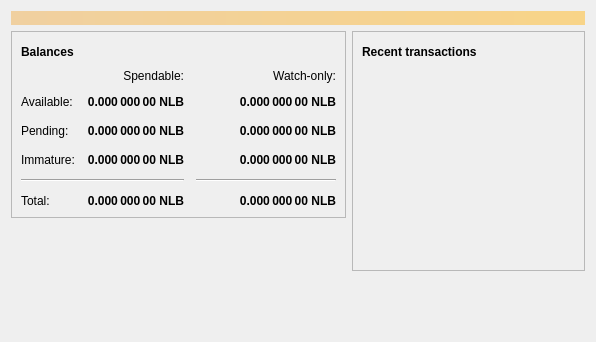
<?xml version="1.0" encoding="UTF-8"?>
<ui version="4.0">
 <class>OverviewPage</class>
 <widget class="QWidget" name="OverviewPage">
  <property name="geometry">
   <rect>
    <x>0</x>
    <y>0</y>
    <width>596</width>
    <height>342</height>
   </rect>
  </property>
  <property name="windowTitle">
   <string>Form</string>
  </property>
  <layout class="QVBoxLayout" name="topLayout">
   <item>
    <widget class="QLabel" name="labelAlerts">
     <property name="visible">
      <bool>false</bool>
     </property>
     <property name="styleSheet">
      <string notr="true">background-color: qlineargradient(x1: 0, y1: 0, x2: 1, y2: 0, stop:0 #F0D0A0, stop:1 #F8D488); color:#000000;</string>
     </property>
     <property name="wordWrap">
      <bool>true</bool>
     </property>
     <property name="margin">
      <number>3</number>
     </property>
    </widget>
   </item>
   <item>
    <layout class="QHBoxLayout" name="horizontalLayout" stretch="1,1">
     <item>
      <layout class="QVBoxLayout" name="verticalLayout_2">
       <item>
        <widget class="QFrame" name="frame">
         <property name="frameShape">
          <enum>QFrame::StyledPanel</enum>
         </property>
         <property name="frameShadow">
          <enum>QFrame::Raised</enum>
         </property>
         <layout class="QVBoxLayout" name="verticalLayout_4">
          <item>
           <layout class="QHBoxLayout" name="horizontalLayout_4">
            <item>
             <widget class="QLabel" name="label_5">
              <property name="font">
               <font>
                <weight>75</weight>
                <bold>true</bold>
               </font>
              </property>
              <property name="text">
               <string>Balances</string>
              </property>
             </widget>
            </item>
            <item>
             <widget class="QPushButton" name="labelWalletStatus">
              <property name="enabled">
               <bool>false</bool>
              </property>
              <property name="maximumSize">
               <size>
                <width>30</width>
                <height>16777215</height>
               </size>
              </property>
              <property name="toolTip">
               <string>The displayed information may be out of date. Your wallet automatically synchronizes with the Nilabit network after a connection is established, but this process has not completed yet.</string>
              </property>
              <property name="text">
               <string/>
              </property>
              <property name="icon">
               <iconset resource="../bitcoin.qrc">
                <normaloff>:/icons/warning</normaloff>
                <disabledoff>:/icons/warning</disabledoff>:/icons/warning</iconset>
              </property>
              <property name="iconSize">
               <size>
                <width>24</width>
                <height>24</height>
               </size>
              </property>
              <property name="flat">
               <bool>true</bool>
              </property>
             </widget>
            </item>
            <item>
             <spacer name="horizontalSpacer_3">
              <property name="orientation">
               <enum>Qt::Horizontal</enum>
              </property>
              <property name="sizeHint" stdset="0">
               <size>
                <width>40</width>
                <height>20</height>
               </size>
              </property>
             </spacer>
            </item>
           </layout>
          </item>
          <item>
           <layout class="QGridLayout" name="gridLayout">
            <property name="spacing">
             <number>12</number>
            </property>
            <item row="2" column="2">
             <widget class="QLabel" name="labelWatchPending">
              <property name="font">
               <font>
                <weight>75</weight>
                <bold>true</bold>
               </font>
              </property>
              <property name="cursor">
               <cursorShape>IBeamCursor</cursorShape>
              </property>
              <property name="toolTip">
               <string>Unconfirmed transactions to watch-only addresses</string>
              </property>
              <property name="text">
               <string notr="true">0.000 000 00 NLB</string>
              </property>
              <property name="alignment">
               <set>Qt::AlignRight|Qt::AlignTrailing|Qt::AlignVCenter</set>
              </property>
              <property name="textInteractionFlags">
               <set>Qt::LinksAccessibleByMouse|Qt::TextSelectableByKeyboard|Qt::TextSelectableByMouse</set>
              </property>
             </widget>
            </item>
            <item row="2" column="1">
             <widget class="QLabel" name="labelUnconfirmed">
              <property name="font">
               <font>
                <weight>75</weight>
                <bold>true</bold>
               </font>
              </property>
              <property name="cursor">
               <cursorShape>IBeamCursor</cursorShape>
              </property>
              <property name="toolTip">
               <string>Total of transactions that have yet to be confirmed, and do not yet count toward the spendable balance</string>
              </property>
              <property name="text">
               <string notr="true">0.000 000 00 NLB</string>
              </property>
              <property name="alignment">
               <set>Qt::AlignRight|Qt::AlignTrailing|Qt::AlignVCenter</set>
              </property>
              <property name="textInteractionFlags">
               <set>Qt::LinksAccessibleByMouse|Qt::TextSelectableByKeyboard|Qt::TextSelectableByMouse</set>
              </property>
             </widget>
            </item>
            <item row="3" column="2">
             <widget class="QLabel" name="labelWatchImmature">
              <property name="font">
               <font>
                <weight>75</weight>
                <bold>true</bold>
               </font>
              </property>
              <property name="cursor">
               <cursorShape>IBeamCursor</cursorShape>
              </property>
              <property name="toolTip">
               <string>Mined balance in watch-only addresses that has not yet matured</string>
              </property>
              <property name="text">
               <string notr="true">0.000 000 00 NLB</string>
              </property>
              <property name="alignment">
               <set>Qt::AlignRight|Qt::AlignTrailing|Qt::AlignVCenter</set>
              </property>
              <property name="textInteractionFlags">
               <set>Qt::LinksAccessibleByMouse|Qt::TextSelectableByKeyboard|Qt::TextSelectableByMouse</set>
              </property>
             </widget>
            </item>
            <item row="4" column="0" colspan="2">
             <widget class="Line" name="line">
              <property name="orientation">
               <enum>Qt::Horizontal</enum>
              </property>
             </widget>
            </item>
            <item row="4" column="2">
             <widget class="Line" name="lineWatchBalance">
              <property name="sizePolicy">
               <sizepolicy hsizetype="Preferred" vsizetype="Fixed">
                <horstretch>0</horstretch>
                <verstretch>0</verstretch>
               </sizepolicy>
              </property>
              <property name="minimumSize">
               <size>
                <width>140</width>
                <height>0</height>
               </size>
              </property>
              <property name="orientation">
               <enum>Qt::Horizontal</enum>
              </property>
             </widget>
            </item>
            <item row="5" column="0">
             <widget class="QLabel" name="labelTotalText">
              <property name="text">
               <string>Total:</string>
              </property>
             </widget>
            </item>
            <item row="3" column="1">
             <widget class="QLabel" name="labelImmature">
              <property name="font">
               <font>
                <weight>75</weight>
                <bold>true</bold>
               </font>
              </property>
              <property name="cursor">
               <cursorShape>IBeamCursor</cursorShape>
              </property>
              <property name="toolTip">
               <string>Mined balance that has not yet matured</string>
              </property>
              <property name="text">
               <string notr="true">0.000 000 00 NLB</string>
              </property>
              <property name="alignment">
               <set>Qt::AlignRight|Qt::AlignTrailing|Qt::AlignVCenter</set>
              </property>
              <property name="textInteractionFlags">
               <set>Qt::LinksAccessibleByMouse|Qt::TextSelectableByKeyboard|Qt::TextSelectableByMouse</set>
              </property>
             </widget>
            </item>
            <item row="2" column="3">
             <spacer name="horizontalSpacer_2">
              <property name="orientation">
               <enum>Qt::Horizontal</enum>
              </property>
              <property name="sizeHint" stdset="0">
               <size>
                <width>40</width>
                <height>20</height>
               </size>
              </property>
             </spacer>
            </item>
            <item row="3" column="0">
             <widget class="QLabel" name="labelImmatureText">
              <property name="text">
               <string>Immature:</string>
              </property>
             </widget>
            </item>
            <item row="5" column="1">
             <widget class="QLabel" name="labelTotal">
              <property name="font">
               <font>
                <weight>75</weight>
                <bold>true</bold>
               </font>
              </property>
              <property name="cursor">
               <cursorShape>IBeamCursor</cursorShape>
              </property>
              <property name="toolTip">
               <string>Your current total balance</string>
              </property>
              <property name="text">
               <string notr="true">0.000 000 00 NLB</string>
              </property>
              <property name="alignment">
               <set>Qt::AlignRight|Qt::AlignTrailing|Qt::AlignVCenter</set>
              </property>
              <property name="textInteractionFlags">
               <set>Qt::LinksAccessibleByMouse|Qt::TextSelectableByKeyboard|Qt::TextSelectableByMouse</set>
              </property>
             </widget>
            </item>
            <item row="5" column="2">
             <widget class="QLabel" name="labelWatchTotal">
              <property name="font">
               <font>
                <weight>75</weight>
                <bold>true</bold>
               </font>
              </property>
              <property name="cursor">
               <cursorShape>IBeamCursor</cursorShape>
              </property>
              <property name="toolTip">
               <string>Current total balance in watch-only addresses</string>
              </property>
              <property name="text">
               <string notr="true">0.000 000 00 NLB</string>
              </property>
              <property name="alignment">
               <set>Qt::AlignRight|Qt::AlignTrailing|Qt::AlignVCenter</set>
              </property>
              <property name="textInteractionFlags">
               <set>Qt::LinksAccessibleByMouse|Qt::TextSelectableByKeyboard|Qt::TextSelectableByMouse</set>
              </property>
             </widget>
            </item>
            <item row="0" column="2">
             <widget class="QLabel" name="labelWatchonly">
              <property name="text">
               <string>Watch-only:</string>
              </property>
              <property name="alignment">
               <set>Qt::AlignRight|Qt::AlignTrailing|Qt::AlignVCenter</set>
              </property>
             </widget>
            </item>
            <item row="1" column="0">
             <widget class="QLabel" name="labelBalanceText">
              <property name="text">
               <string>Available:</string>
              </property>
             </widget>
            </item>
            <item row="1" column="1">
             <widget class="QLabel" name="labelBalance">
              <property name="font">
               <font>
                <weight>75</weight>
                <bold>true</bold>
               </font>
              </property>
              <property name="cursor">
               <cursorShape>IBeamCursor</cursorShape>
              </property>
              <property name="toolTip">
               <string>Your current spendable balance</string>
              </property>
              <property name="text">
               <string notr="true">0.000 000 00 NLB</string>
              </property>
              <property name="alignment">
               <set>Qt::AlignRight|Qt::AlignTrailing|Qt::AlignVCenter</set>
              </property>
              <property name="textInteractionFlags">
               <set>Qt::LinksAccessibleByMouse|Qt::TextSelectableByKeyboard|Qt::TextSelectableByMouse</set>
              </property>
             </widget>
            </item>
            <item row="1" column="2">
             <widget class="QLabel" name="labelWatchAvailable">
              <property name="font">
               <font>
                <weight>75</weight>
                <bold>true</bold>
               </font>
              </property>
              <property name="cursor">
               <cursorShape>IBeamCursor</cursorShape>
              </property>
              <property name="toolTip">
               <string>Your current balance in watch-only addresses</string>
              </property>
              <property name="text">
               <string notr="true">0.000 000 00 NLB</string>
              </property>
              <property name="alignment">
               <set>Qt::AlignRight|Qt::AlignTrailing|Qt::AlignVCenter</set>
              </property>
              <property name="textInteractionFlags">
               <set>Qt::LinksAccessibleByMouse|Qt::TextSelectableByKeyboard|Qt::TextSelectableByMouse</set>
              </property>
             </widget>
            </item>
            <item row="2" column="0">
             <widget class="QLabel" name="labelPendingText">
              <property name="text">
               <string>Pending:</string>
              </property>
             </widget>
            </item>
            <item row="0" column="1">
             <widget class="QLabel" name="labelSpendable">
              <property name="text">
               <string>Spendable:</string>
              </property>
              <property name="alignment">
               <set>Qt::AlignRight|Qt::AlignTrailing|Qt::AlignVCenter</set>
              </property>
             </widget>
            </item>
           </layout>
          </item>
         </layout>
        </widget>
       </item>
       <item>
        <spacer name="verticalSpacer">
         <property name="orientation">
          <enum>Qt::Vertical</enum>
         </property>
         <property name="sizeHint" stdset="0">
          <size>
           <width>20</width>
           <height>40</height>
          </size>
         </property>
        </spacer>
       </item>
      </layout>
     </item>
     <item>
      <layout class="QVBoxLayout" name="verticalLayout_3">
       <item>
        <widget class="QFrame" name="frame_2">
         <property name="frameShape">
          <enum>QFrame::StyledPanel</enum>
         </property>
         <property name="frameShadow">
          <enum>QFrame::Raised</enum>
         </property>
         <layout class="QVBoxLayout" name="verticalLayout">
          <item>
           <layout class="QHBoxLayout" name="horizontalLayout_2">
            <item>
             <widget class="QLabel" name="label_4">
              <property name="font">
               <font>
                <weight>75</weight>
                <bold>true</bold>
               </font>
              </property>
              <property name="text">
               <string>Recent transactions</string>
              </property>
             </widget>
            </item>
            <item>
             <widget class="QPushButton" name="labelTransactionsStatus">
              <property name="enabled">
               <bool>false</bool>
              </property>
              <property name="maximumSize">
               <size>
                <width>30</width>
                <height>16777215</height>
               </size>
              </property>
              <property name="toolTip">
               <string>The displayed information may be out of date. Your wallet automatically synchronizes with the Nilabit network after a connection is established, but this process has not completed yet.</string>
              </property>
              <property name="text">
               <string/>
              </property>
              <property name="icon">
               <iconset resource="../bitcoin.qrc">
                <normaloff>:/icons/warning</normaloff>
                <disabledoff>:/icons/warning</disabledoff>:/icons/warning</iconset>
              </property>
              <property name="iconSize">
               <size>
                <width>24</width>
                <height>24</height>
               </size>
              </property>
              <property name="flat">
               <bool>true</bool>
              </property>
             </widget>
            </item>
            <item>
             <spacer name="horizontalSpacer">
              <property name="orientation">
               <enum>Qt::Horizontal</enum>
              </property>
              <property name="sizeHint" stdset="0">
               <size>
                <width>40</width>
                <height>20</height>
               </size>
              </property>
             </spacer>
            </item>
           </layout>
          </item>
          <item>
           <widget class="QListView" name="listTransactions">
            <property name="styleSheet">
             <string notr="true">QListView { background: transparent; }</string>
            </property>
            <property name="frameShape">
             <enum>QFrame::NoFrame</enum>
            </property>
            <property name="verticalScrollBarPolicy">
             <enum>Qt::ScrollBarAlwaysOff</enum>
            </property>
            <property name="horizontalScrollBarPolicy">
             <enum>Qt::ScrollBarAlwaysOff</enum>
            </property>
            <property name="selectionMode">
             <enum>QAbstractItemView::NoSelection</enum>
            </property>
           </widget>
          </item>
         </layout>
        </widget>
       </item>
       <item>
        <spacer name="verticalSpacer_2">
         <property name="orientation">
          <enum>Qt::Vertical</enum>
         </property>
         <property name="sizeHint" stdset="0">
          <size>
           <width>20</width>
           <height>40</height>
          </size>
         </property>
        </spacer>
       </item>
      </layout>
     </item>
    </layout>
   </item>
  </layout>
 </widget>
 <resources/>
 <connections/>
</ui>
